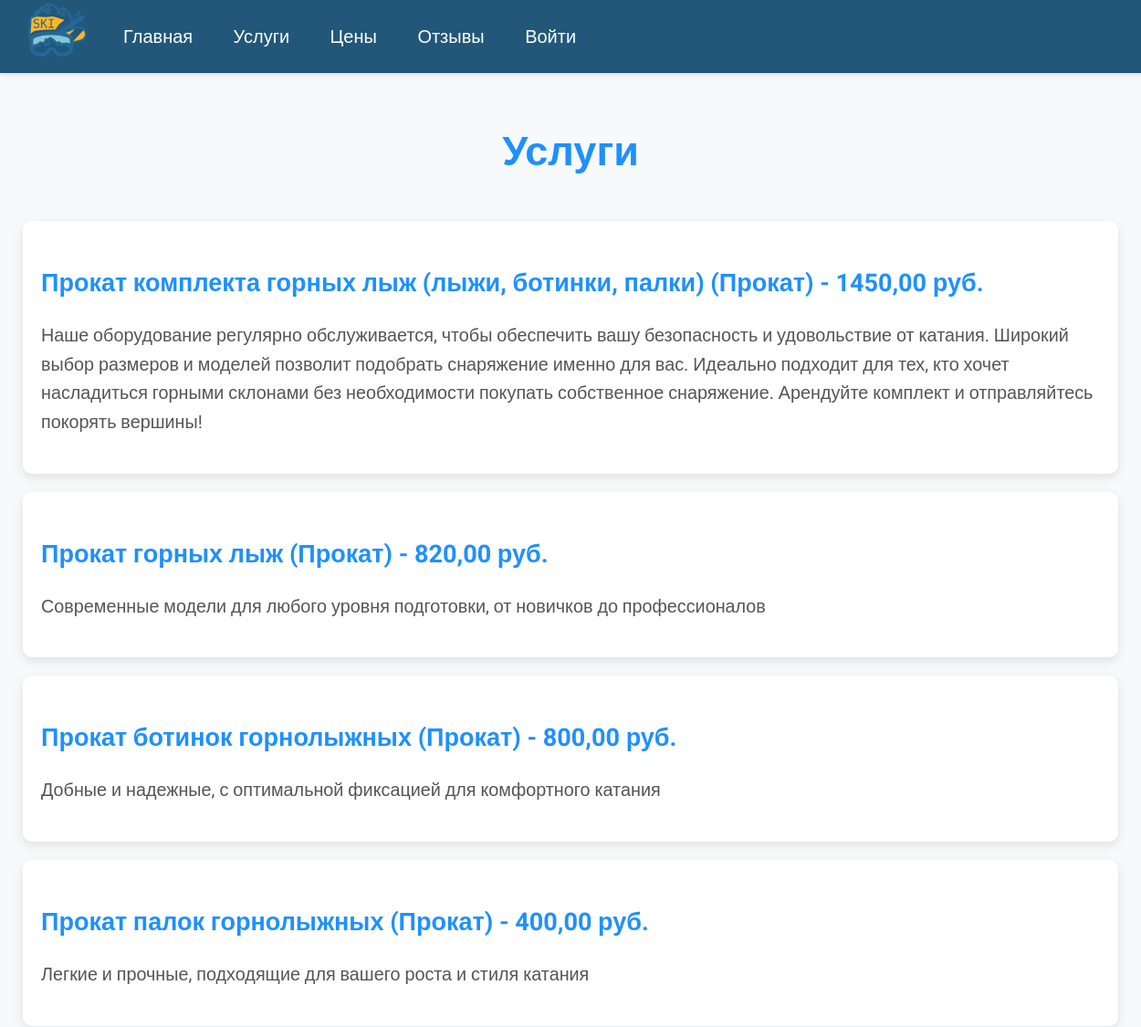
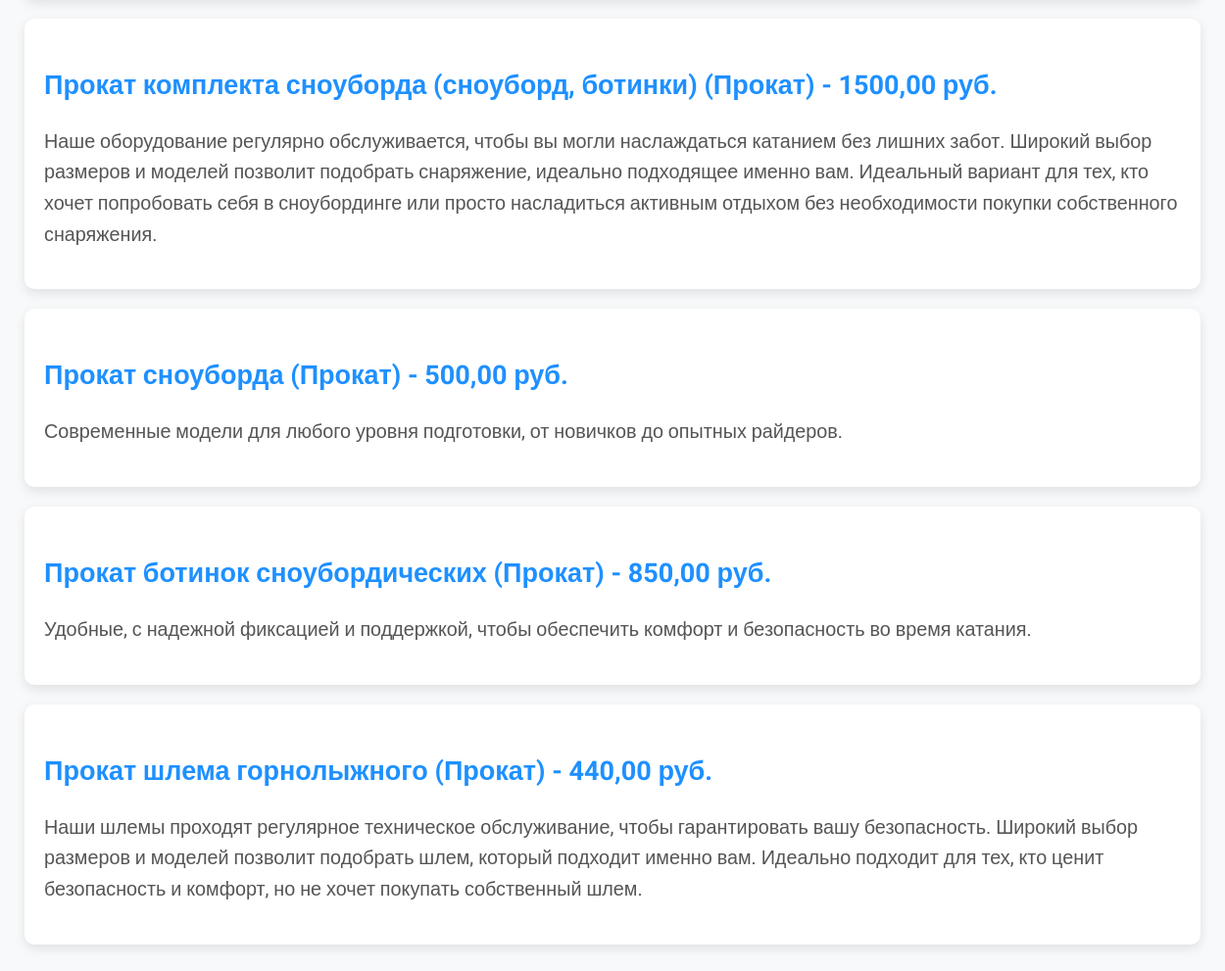
The page /services/ on the database as committed earlier (2 pictures, top to bottom).
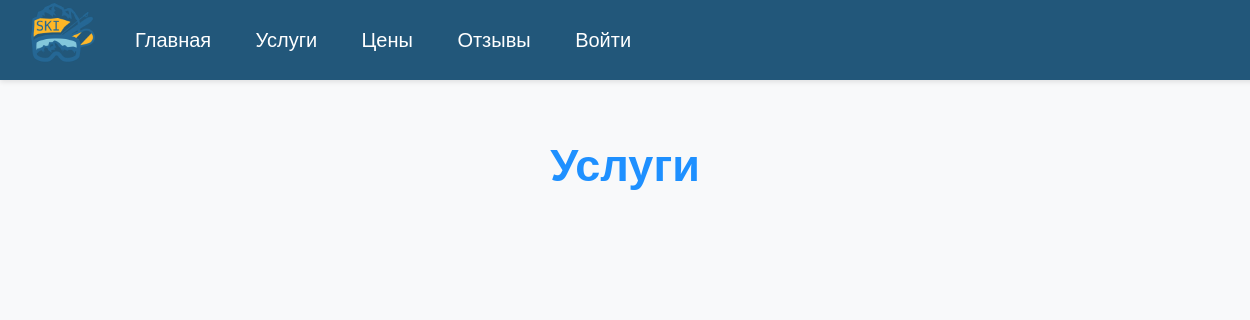
The same page on the database as committed later.
### core/models.py (models this page shows, shortened)
class Service(models.Model):
    SERVICE_TYPES = (
        ('rental', 'Прокат'),
        ('parking', 'Стоянка'),
    )
    name = models.CharField(max_length=100, verbose_name="Название")
    type = models.CharField(max_length=20, choices=SERVICE_TYPES, verbose_name="Тип")
    price = models.DecimalField(
        max_digits=10,
        decimal_places=2,
        validators=[MinValueValidator(0)],
        verbose_name="Цена"
    )
    description = models.TextField(verbose_name="Описание")
    class Meta:
        verbose_name = "Услуга"
        verbose_name_plural = "Услуги"

### core/views.py (the view)
# urls.py: path('services/', views.ServicesView.as_view(), name='services'),
class ServicesView(View):
    def get(self, request):
        services = Service.objects.all()
        bookings = Booking.objects.filter(user=request.user) if request.user.is_authenticated else None
        return render(request, 'services.html', {'services': services, 'bookings': bookings})

### core/templates/services.html (shortened to what this page needs)
{% extends 'base.html' %}
{% block content %}
<div class="container">
    <h1>Услуги</h1>
    <ul>
        {% for service in services %}
            <li>
                <h3>{{ service.name }} ({{ service.get_type_display }}) - {{ service.price }} руб.</h3>
                <p>{{ service.description }}</p>
            </li>
        {% endfor %}
    </ul>
</div>
{% endblock %}

Rows that differ between the two databases and show on the page:
removed Service: name "Прокат комплекта горных лыж (лыжи, ботинки, палки)", type "Прокат", price "1450,00", description "Наше оборудование регулярно обслуживается, чтобы обеспечить вашу безопасность и удовольствие от катания. Широкий выбор размеров и моделей позволит подобрать снаряжение именно для вас. Идеально подходит для тех, кто хочет насладиться горными склонами без необходимости покупать собственное снаряжение. Арендуйте комплект и отправляйтесь покорять вершины!"
removed Service: name "Прокат горных лыж", type "Прокат", price "820,00", description "Современные модели для любого уровня подготовки, от новичков до профессионалов"
removed Service: name "Прокат ботинок горнолыжных", type "Прокат", price "800,00", description "Добные и надежные, с оптимальной фиксацией для комфортного катания"
removed Service: name "Прокат палок горнолыжных", type "Прокат", price "400,00", description "Легкие и прочные, подходящие для вашего роста и стиля катания"
removed Service: name "Прокат комплекта сноуборда (сноуборд, ботинки)", type "Прокат", price "1500,00", description "Наше оборудование регулярно обслуживается, чтобы вы могли наслаждаться катанием без лишних забот. Широкий выбор размеров и моделей позволит подобрать снаряжение, идеально подходящее именно вам. Идеальный вариант для тех, кто хочет попробовать себя в сноубординге или просто насладиться активным отдыхом без необходимости покупки собственного снаряжения."
removed Service: name "Прокат сноуборда", type "Прокат", price "500,00", description "Современные модели для любого уровня подготовки, от новичков до опытных райдеров."
removed Service: name "Прокат ботинок сноубордических", type "Прокат", price "850,00", description "Удобные, с надежной фиксацией и поддержкой, чтобы обеспечить комфорт и безопасность во время катания."
removed Service: name "Прокат шлема горнолыжного", type "Прокат", price "440,00", description "Наши шлемы проходят регулярное техническое обслуживание, чтобы гарантировать вашу безопасность. Широкий выбор размеров и моделей позволит подобрать шлем, который подходит именно вам. Идеально подходит для тех, кто ценит безопасность и комфорт, но не хочет покупать собственный шлем."
